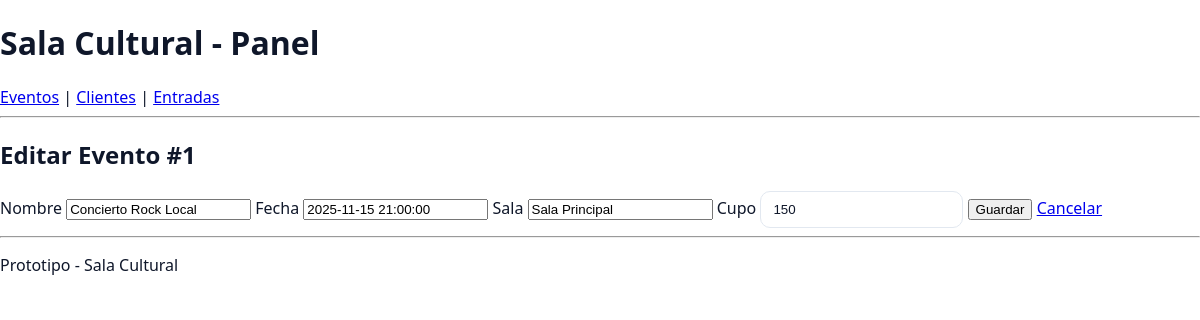
The app's page /eventos/edit/1 with its own data.
### tables this page shows
CREATE TABLE evento (
  id_evento INTEGER PRIMARY KEY AUTOINCREMENT,
  nombre TEXT NOT NULL,
  fecha TEXT NOT NULL,
  sala TEXT,
  cupo INTEGER NOT NULL,
  entradas_emitidas INTEGER NOT NULL DEFAULT 0
);

### app.py (the view)
@app.route('/eventos/edit/<int:id>', methods=['GET'])
def evento_edit_form(id):
    evento = evento_repo.get(id)
    if not evento:
        flash('Evento no encontrado', 'danger')
        return redirect(url_for('lista_eventos'))
    return render_template('eventos_edit.html', evento=evento)

### repositorios/sqlite_repos.py (called while the page is built)
def _row_to_evento(row) -> Evento:
    return Evento(id_evento=row[0], nombre=row[1], fecha=row[2], sala=row[3], cupo=row[4], entradas_emitidas=row[5])

    def _conn(self):
        conn = sqlite3.connect(self.db_path)
        conn.row_factory = None
        return conn

    def get(self, id_evento: int) -> Optional[Evento]:
        conn = self._conn()
        cur = conn.cursor()
        cur.execute("SELECT id_evento, nombre, fecha, sala, cupo, entradas_emitidas FROM evento WHERE id_evento = ?", (id_evento,))
        row = cur.fetchone()
        conn.close()
        return _row_to_evento(row) if row else None

### templates/eventos_edit.html (shortened to what this page needs)
{% extends 'base.html' %}
{% block content %}
  <h2>Editar Evento #{{ evento.id_evento }}</h2>
  <form action="/eventos/edit/{{ evento.id_evento }}" method="post">
    <label>Nombre <input name="nombre" value="{{ evento.nombre }}" required></label>
    <label>Fecha <input name="fecha" value="{{ evento.fecha }}" required></label>
    <label>Sala <input name="sala" value="{{ evento.sala }}" required></label>
    <label>Cupo <input name="cupo" type="number" min="1" value="{{ evento.cupo }}" required></label>
    <button type="submit">Guardar</button>
    <a href="/eventos">Cancelar</a>
  </form>
{% endblock %}

### css/estilos.css (style rules this page uses)
:root { --bg:#ffffff; --panel:#f8fafc; --card:#ffffff; --muted:#64748b; --text:#0f172a; --primary:#0ea5e9; --danger:#ef4444; --ok:#16a34a; --warn:#f59e0b; --border:#e2e8f0; --thead:#f1f5f9; --input:#ffffff; --radius:14px; --shadow:0 8px 24px rgba(15,23,42,.08); }
* { box-sizing: border-box; }
html, body { height: 100%; }
body { margin: 0; font-family: ui-sans-serif, system-ui, -apple-system, Segoe UI, Roboto, Ubuntu; background: var(--bg); color: var(--text); }
input[type="text"], input[type="number"], input[type="datetime-local"], select { padding: 10px 12px; border-radius: 10px; border: 1px solid var(--border); background: var(--input); color: var(--text) }

### records on screen
evento: id_evento "1", nombre "Concierto Rock Local", fecha "2025-11-15 21:00:00", sala "Sala Principal", cupo "150"
